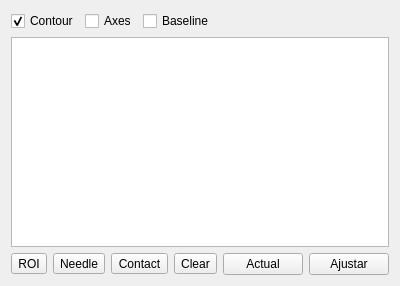
<?xml version="1.0" encoding="UTF-8"?>
<ui version="4.0">
 <class>OverlayPanel</class>
 <widget class="QWidget" name="OverlayPanel">
  <property name="geometry">
   <rect>
    <x>0</x>
    <y>0</y>
    <width>338</width>
    <height>286</height>
   </rect>
  </property>
  <property name="windowTitle">
   <string>Overlay</string>
  </property>
  <layout class="QVBoxLayout" name="verticalLayout">
   <item>
    <layout class="QHBoxLayout" name="togglesLayout">
     <item>
      <widget class="QCheckBox" name="showContourCheck">
       <property name="text">
        <string>Contour</string>
       </property>
       <property name="checked">
        <bool>true</bool>
       </property>
      </widget>
     </item>
     <item>
      <widget class="QCheckBox" name="showAxesCheck">
       <property name="text">
        <string>Axes</string>
       </property>
      </widget>
     </item>
     <item>
      <widget class="QCheckBox" name="showBaselineCheck">
       <property name="text">
        <string>Baseline</string>
       </property>
      </widget>
     </item>
     <item>
      <spacer name="spacer">
       <property name="orientation">
        <enum>Qt::Orientation::Horizontal</enum>
       </property>
       <property name="sizeHint" stdset="0">
        <size>
         <width>40</width>
         <height>20</height>
        </size>
       </property>
      </spacer>
     </item>
    </layout>
   </item>
   <item>
    <widget class="ImageView" name="previewView"/>
   </item>
   <item>
    <layout class="QHBoxLayout" name="horizontalLayout">
     <item>
      <widget class="QToolButton" name="roiBtn">
       <property name="text">
        <string>ROI</string>
       </property>
      </widget>
     </item>
     <item>
      <widget class="QToolButton" name="needleBtn">
       <property name="text">
        <string>Needle</string>
       </property>
      </widget>
     </item>
     <item>
      <widget class="QToolButton" name="contactLineBtn">
       <property name="text">
        <string>Contact</string>
       </property>
      </widget>
     </item>
     <item>
      <widget class="QToolButton" name="clearBtn">
       <property name="text">
        <string>Clear</string>
       </property>
      </widget>
     </item>
     <item>
      <spacer name="horizontalSpacer">
       <property name="orientation">
        <enum>Qt::Horizontal</enum>
       </property>
       <property name="sizeHint" stdset="0">
        <size>
         <width>40</width>
         <height>20</height>
        </size>
       </property>
      </spacer>
     </item>
     <item>
      <widget class="QPushButton" name="actualBtn">
       <property name="text">
        <string>Actual</string>
       </property>
      </widget>
     </item>
     <item>
      <widget class="QPushButton" name="fitBtn">
       <property name="text">
        <string>Ajustar</string>
       </property>
      </widget>
     </item>
    </layout>
   </item>
  </layout>
 </widget>
 <customwidgets>
  <customwidget>
   <class>ImageView</class>
   <extends>QGraphicsView</extends>
   <header>menipy.gui.views.image_view</header>
  </customwidget>
 </customwidgets>
 <resources/>
 <connections/>
</ui>
